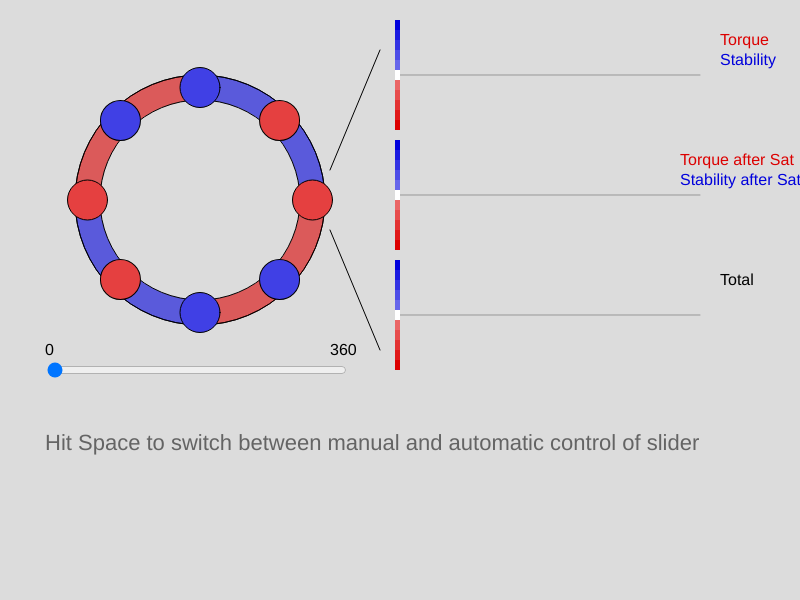
Frame 1 (no input)
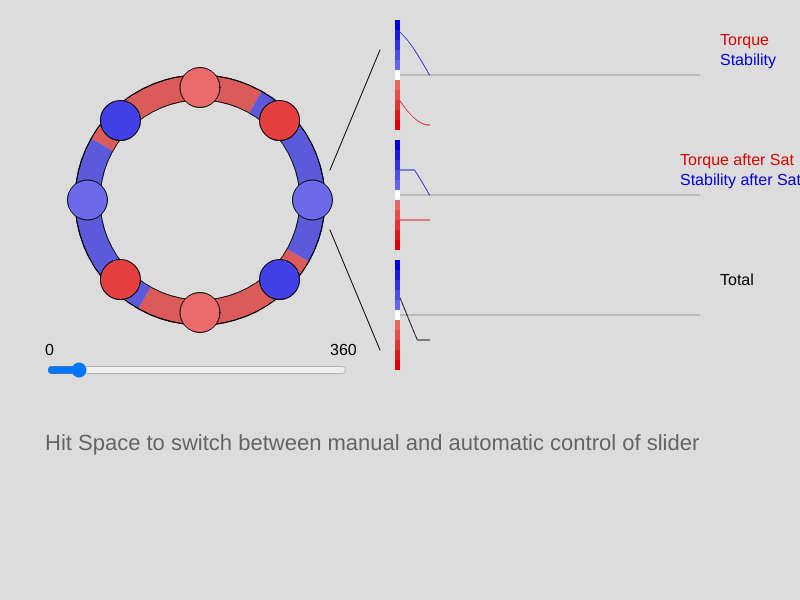
Frame 60 (no input)
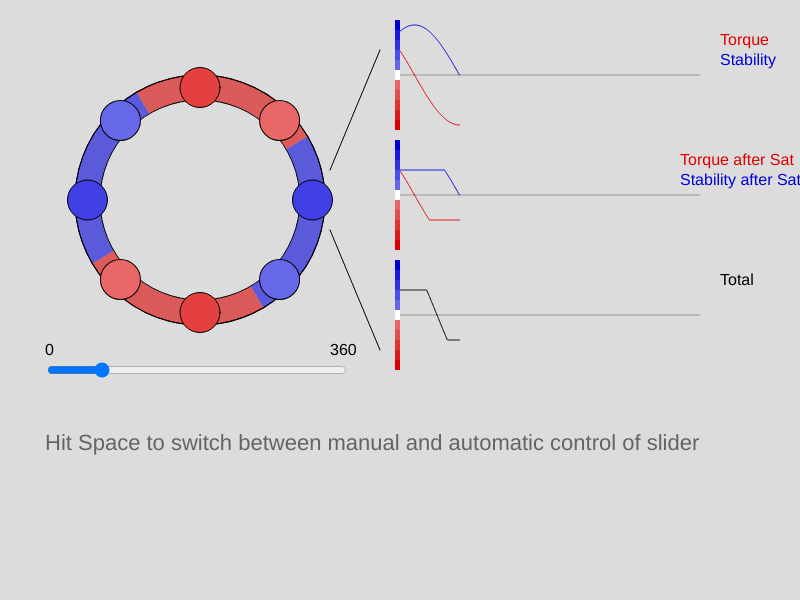
Frame 120 (the mouse pressed at the canvas centre since frame 60)

The p5.js sketch that drew these frames (run headless with seeded random() and noise() and a simulated clock; from frame 60 on, the mouse is pressed at the canvas centre):

// p5.js sketch
// ── sketch.js
let slider;
var angle = 0;
var counter = 1;
let wave = [];
let wavet = [];
let waves = [];
let wavest = [];
let wavess = [];
let wave_h = 50;
let wave_max = 600;
let multi = 1;
let sat = 0.5;

function setup() {
  createCanvas(800, 600);
  slider = createSlider(0, PI * 2, 0, PI / 360);
  slider.position(45, 360);
  slider.style('width', '300px');


}

function draw() {
  console.log(degrees(slider.value()))
  background(220);
  textSize(16);
  noStroke();
  fill(0);
  text('0', 45, 355);
  text('360', 330, 355);
  fill(100)
  textSize(22);
  text('Hit Space to switch between manual and automatic control of slider', 45,450)
  fill(0)
  stroke(0);
  drawBear()  
  line(130,30,180,150)
  line(130,-30,180,-150)
  drawGraph()
  
  
  
  if (theta + PI / 180 > PI * 2) {
    slider.value(0)
    angle = 0
  }
  if (counter == 1){
    angle = angle + 0.5 
    slider.value(radians(angle))
  }
  else{
    angle = degrees(slider.value());
  }
  console.log(wave.length)
  
}

function outColor(n){
  let r = color(220, 0, 0)
  let w = color(255,255,255)
  let b = color(0, 0, 220)
  var m1 = r._array.map(function(item, index) {
  return item - w._array[index];
  })
  var m2 = w._array.map(function(item, index) {
  return item - b._array[index];
  })
  var mm1 = m1.map(function(item, index) {
  return (item * n + w._array[index])*255;
  })
  var mm2 = m2.map(function(item, index) {
  return (item * n + b._array[index])*255;
  })
  
  if (n > 0.5){
    fill(mm1)
  }
  else if (n < 0.5){
    fill(mm2)
  }
  else{
    fill(w)
  }
}

function angleColor(theta) {
  It = (cos(2 * theta) + 1)/2 
  Is = (cos(2*(theta+PI/4))+1)/2
  I = (Is + It)/2
  I = max(sat/2,min(1-sat/2,I));
  outColor(I)
}

function keyPressed() {
  if (keyCode === 32) {
    counter ^= 1;
  }
}




function drawGraph(){
  translate(200,-125)
  theta = slider.value();
  let yt = cos(2*(theta))
  let ys = cos(2*(theta+PI/4))
  y = ys + yt
  y = max(-sat,min(sat,y));
  wave.unshift(y);
  wavet.unshift(yt);
  waves.unshift(ys);
  wavest.unshift(max(-sat,min(sat,yt)));
  wavess.unshift(max(-sat,min(sat,ys)));
  dist = 120
  
  
  stroke(150)
  line(0,0,wave_max/2,0)
  stroke(220,0,0)
  beginShape();
  noFill();
  for (let i = 0; i < wave.length; i++){    
    vertex(i/2,wave_h*wavet[i]);
  }
  endShape();  
  
  // translate(0,dist)
  stroke(0,0,220)
  beginShape();
  noFill();
  for (let i = 0; i < wave.length; i++){    
    vertex(i/2,wave_h*waves[i]);
  }
  endShape();
  
  
  textSize(16);
  noStroke();
  fill(220,0,0);
  text('Torque', 320, -30);
  fill(0,0,220);
  text('Stability', 320, -10);
  
  drawColor()
  
  translate(0,dist)  
  stroke(150)
  line(0,0,wave_max/2,0)
  stroke(220,0,0)
  beginShape();
  noFill();
  for (let i = 0; i < wave.length; i++){    
    vertex(i/2,wave_h*wavest[i]);
  }
  endShape();
  
  // translate(0,dist)  
  stroke(0,0,220)
  beginShape();
  noFill();
  for (let i = 0; i < wave.length; i++){    
    vertex(i/2,wave_h*wavess[i]);
  }
  endShape();
  
  textSize(16);
  noStroke();
  fill(220,0,0);
  text('Torque after Sat', 280, -30);
  fill(0,0,220);
  text('Stability after Sat', 280, -10);
  
  drawColor()
  
  translate(0,dist)
  stroke(150)
  line(0,0,wave_max/2,0)
  stroke(0)
  beginShape();
  noFill();
  for (let i = 0; i < wave.length; i++){    
    vertex(i/2,wave_h*wave[i]);
  }
  endShape();
  
  textSize(16);
  noStroke();
  fill(0);
  text('Total', 320, -30);
  
  drawColor()
  
  
  
  if (wave.length > wave_max){
    wave.pop();
    wavet.pop();
    waves.pop();
    wavest.pop();
    wavess.pop();
  }
}






function drawColor(){   
  x=0
  noStroke();
  for (let x = 0; x <= wave_h*2; x=x+10) {
    outColor(x/(wave_h*2))
    rect(-5,x-wave_h-5,5,10)
  }
  stroke(0);
}







function drawBear() {
  let MD = 40
  let OD = 250
  let ID = 200
  let x = 200
  let y = 200
  theta = slider.value();
  translate(x, y)
  rotate(theta)
  noFill()
  circle(0, 0, OD)
  fill(220, 0, 0, 150);
  arc(0, 0, OD, OD, 0, PI / 2);
  arc(0, 0, OD, OD, 2 * PI / 2, 3 * PI / 2);

  fill(0, 0, 220, 150);
  arc(0, 0, OD, OD, PI / 2, 2 * PI / 2);
  arc(0, 0, OD, OD, 3 * PI / 2, 4 * PI / 2);




  rotate(- theta)
  fill(220)
  circle(0, 0, ID)
  PD = (OD + ID) / 4
  t = theta 
  angleColor(t)
  circle(PD, 0, MD);

  angleColor(t + PI / 2)
  circle(0, PD, MD);

  angleColor(t + 2 * PI / 2)
  circle(-PD, 0, MD);

  angleColor(t + 3 * PI / 2)
  circle(0, -PD, MD);

  rotate(PI / 4 )

  angleColor(t + PI / 4)
  circle(PD, 0, MD);

  angleColor(t + PI / 2 + PI / 4)
  circle(0, PD, MD);

  angleColor(t + 2 * PI / 2 + PI / 4)
  circle(-PD, 0, MD);

  angleColor(t + 3 * PI / 2 + PI / 4)
  circle(0, -PD, MD);
  
  rotate(-PI / 4)
}
